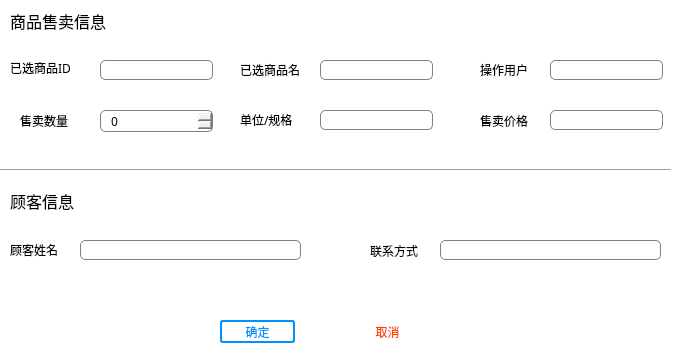
<?xml version="1.0" encoding="UTF-8"?>
<ui version="4.0">
 <class>sellPage</class>
 <widget class="QDialog" name="sellPage">
  <property name="geometry">
   <rect>
    <x>0</x>
    <y>0</y>
    <width>678</width>
    <height>363</height>
   </rect>
  </property>
  <property name="font">
   <font>
    <family>微软雅黑</family>
   </font>
  </property>
  <property name="windowTitle">
   <string>Dialog</string>
  </property>
  <property name="styleSheet">
   <string notr="true">QDialog{
background-color: white;
}

QLineEdit {
border: 1px solid gray;/*设置边框的粗细，以及颜色*/
border-radius: 5px;/*设置圆角的大小*/
padding: 0 8px;/*如果没有内容光标在开始往后移动0.8像素点*/
selection-background-color: darkgray;
}</string>
  </property>
  <widget class="QLabel" name="label">
   <property name="geometry">
    <rect>
     <x>10</x>
     <y>10</y>
     <width>131</width>
     <height>21</height>
    </rect>
   </property>
   <property name="font">
    <font>
     <family>微软雅黑</family>
     <pointsize>12</pointsize>
    </font>
   </property>
   <property name="text">
    <string>商品售卖信息</string>
   </property>
  </widget>
  <widget class="QLabel" name="label_2">
   <property name="geometry">
    <rect>
     <x>240</x>
     <y>60</y>
     <width>81</width>
     <height>20</height>
    </rect>
   </property>
   <property name="font">
    <font>
     <family>微软雅黑</family>
    </font>
   </property>
   <property name="text">
    <string>已选商品名</string>
   </property>
  </widget>
  <widget class="QLineEdit" name="nameLine">
   <property name="geometry">
    <rect>
     <x>320</x>
     <y>60</y>
     <width>113</width>
     <height>20</height>
    </rect>
   </property>
   <property name="readOnly">
    <bool>false</bool>
   </property>
  </widget>
  <widget class="QLabel" name="label_3">
   <property name="geometry">
    <rect>
     <x>10</x>
     <y>60</y>
     <width>91</width>
     <height>16</height>
    </rect>
   </property>
   <property name="font">
    <font>
     <family>微软雅黑</family>
    </font>
   </property>
   <property name="text">
    <string>已选商品ID</string>
   </property>
  </widget>
  <widget class="QLineEdit" name="gidLine">
   <property name="geometry">
    <rect>
     <x>100</x>
     <y>60</y>
     <width>113</width>
     <height>20</height>
    </rect>
   </property>
   <property name="readOnly">
    <bool>false</bool>
   </property>
  </widget>
  <widget class="QLabel" name="label_4">
   <property name="geometry">
    <rect>
     <x>480</x>
     <y>60</y>
     <width>61</width>
     <height>20</height>
    </rect>
   </property>
   <property name="font">
    <font>
     <family>微软雅黑</family>
    </font>
   </property>
   <property name="text">
    <string>操作用户</string>
   </property>
  </widget>
  <widget class="QLineEdit" name="userLine">
   <property name="geometry">
    <rect>
     <x>550</x>
     <y>60</y>
     <width>113</width>
     <height>20</height>
    </rect>
   </property>
  </widget>
  <widget class="QSpinBox" name="sellNumBox">
   <property name="geometry">
    <rect>
     <x>100</x>
     <y>110</y>
     <width>113</width>
     <height>22</height>
    </rect>
   </property>
   <property name="styleSheet">
    <string notr="true">QSpinBox {
border: 1px solid gray;/*设置边框的粗细，以及颜色*/
border-radius: 5px;/*设置圆角的大小*/
padding: 0 8px;/*如果没有内容光标在开始往后移动0.8像素点*/
selection-background-color: darkgray;
}</string>
   </property>
  </widget>
  <widget class="QLabel" name="label_5">
   <property name="geometry">
    <rect>
     <x>20</x>
     <y>110</y>
     <width>71</width>
     <height>21</height>
    </rect>
   </property>
   <property name="font">
    <font>
     <family>微软雅黑</family>
    </font>
   </property>
   <property name="text">
    <string>售卖数量</string>
   </property>
  </widget>
  <widget class="QLabel" name="label_6">
   <property name="geometry">
    <rect>
     <x>480</x>
     <y>110</y>
     <width>61</width>
     <height>21</height>
    </rect>
   </property>
   <property name="font">
    <font>
     <family>微软雅黑</family>
    </font>
   </property>
   <property name="text">
    <string>售卖价格</string>
   </property>
  </widget>
  <widget class="QLineEdit" name="priceLine">
   <property name="geometry">
    <rect>
     <x>550</x>
     <y>110</y>
     <width>113</width>
     <height>20</height>
    </rect>
   </property>
  </widget>
  <widget class="QLabel" name="label_7">
   <property name="geometry">
    <rect>
     <x>240</x>
     <y>110</y>
     <width>61</width>
     <height>20</height>
    </rect>
   </property>
   <property name="font">
    <font>
     <family>微软雅黑</family>
    </font>
   </property>
   <property name="text">
    <string>单位/规格</string>
   </property>
  </widget>
  <widget class="QLineEdit" name="skuLine">
   <property name="geometry">
    <rect>
     <x>320</x>
     <y>110</y>
     <width>113</width>
     <height>20</height>
    </rect>
   </property>
  </widget>
  <widget class="QLabel" name="label_8">
   <property name="geometry">
    <rect>
     <x>10</x>
     <y>190</y>
     <width>71</width>
     <height>21</height>
    </rect>
   </property>
   <property name="font">
    <font>
     <family>微软雅黑</family>
     <pointsize>12</pointsize>
    </font>
   </property>
   <property name="text">
    <string>顾客信息</string>
   </property>
  </widget>
  <widget class="QLabel" name="label_9">
   <property name="geometry">
    <rect>
     <x>10</x>
     <y>240</y>
     <width>61</width>
     <height>20</height>
    </rect>
   </property>
   <property name="font">
    <font>
     <family>微软雅黑</family>
    </font>
   </property>
   <property name="text">
    <string>顾客姓名</string>
   </property>
  </widget>
  <widget class="QLineEdit" name="customLine">
   <property name="geometry">
    <rect>
     <x>80</x>
     <y>240</y>
     <width>221</width>
     <height>20</height>
    </rect>
   </property>
  </widget>
  <widget class="QLabel" name="label_10">
   <property name="geometry">
    <rect>
     <x>370</x>
     <y>240</y>
     <width>61</width>
     <height>21</height>
    </rect>
   </property>
   <property name="font">
    <font>
     <family>微软雅黑</family>
    </font>
   </property>
   <property name="text">
    <string>联系方式</string>
   </property>
  </widget>
  <widget class="QLineEdit" name="phoneLine">
   <property name="geometry">
    <rect>
     <x>440</x>
     <y>240</y>
     <width>221</width>
     <height>20</height>
    </rect>
   </property>
  </widget>
  <widget class="Line" name="line">
   <property name="geometry">
    <rect>
     <x>0</x>
     <y>160</y>
     <width>671</width>
     <height>21</height>
    </rect>
   </property>
   <property name="orientation">
    <enum>Qt::Horizontal</enum>
   </property>
  </widget>
  <widget class="QPushButton" name="nextButton">
   <property name="geometry">
    <rect>
     <x>220</x>
     <y>320</y>
     <width>75</width>
     <height>23</height>
    </rect>
   </property>
   <property name="styleSheet">
    <string notr="true">#nextButton {
	background: #fff;
	border: 2px solid rgb(0, 145, 255);
	color: rgb(0, 145, 255);
	border-radius: 3px;
}

#nextButton:hover {
	background: rgb(64,169,255);
	color: #fff;
}</string>
   </property>
   <property name="text">
    <string>确定</string>
   </property>
  </widget>
  <widget class="QPushButton" name="backButton">
   <property name="geometry">
    <rect>
     <x>350</x>
     <y>320</y>
     <width>75</width>
     <height>23</height>
    </rect>
   </property>
   <property name="styleSheet">
    <string notr="true">#backButton {
	background: #fff;
	border: 2px solid 	#FF4500;
	color: 	#FF4500;
	border-radius: 3px;
}

#backButton:hover {
	background: 	#FF4500;
	color: #fff;
}</string>
   </property>
   <property name="text">
    <string>取消</string>
   </property>
  </widget>
 </widget>
 <resources/>
 <connections/>
</ui>
